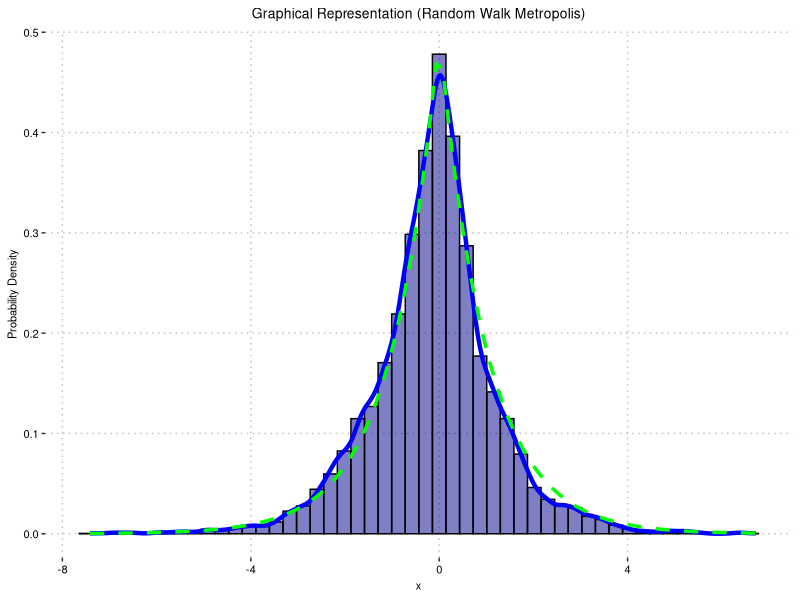

R code for this plot:
#Importing the required libraries
library(ggplot2)
library(dplyr)
library(tidyr)

# Note : xstar will be used instead of x* in code cells

#Defining the probability density function f(x)
pdf <- function(x) 
{return(0.5 * exp(-abs(x)))}


#Assigning values for 'x0','N', and 's'.
x0 <- 0
N <- 10000
s <- 1


#Creating a list to store the generated samples, starting with the initial value x0.
gen_list <- c(x0)

#Mean (xi-1) is the last generated sample and the standard deviation is s.
#Therefore Mean (xi-1) = generated_samples[-1]
#Generating a random number x* with mean (Xi-1) and standard deviation s, for i=1,...,N
for (i in 1:N) 
{   
  xstar <- rnorm(1, mean = gen_list[length(gen_list)], sd = s)
  xstar
  
  r <- pdf(xstar) / pdf(gen_list[length(gen_list)])
  log_r <- log(r)
  u <- runif(1)
  log_u <- log(u)
  
  if (log_u < log_r) { gen_list <- c(gen_list, xstar) } 
  else { gen_list <- c(gen_list, gen_list[length(gen_list)]) }
}

#Creating a data frame with generated samples for plotting purposes
df <- data.frame(gen_list)

#Plotting the histogram, kernel density estimate, and f(x)
ggplot(df, aes(x = gen_list)) +
  geom_histogram(bins = 50, fill = 'darkblue', color = 'black', alpha = 0.5, aes(y = after_stat(density))) +
  geom_density(color = 'blue', linewidth = 1.5) +
  stat_function(fun = pdf, color = 'green', linetype = 'dashed', linewidth = 1.2) +
  labs(title = 'Graphical Representation (Random Walk Metropolis)',
       x = 'x',
       y = 'Probability Density') +
  theme(axis.text = element_text(color = 'black', size = 8),
        axis.title = element_text(color = 'black', size = 8),
        plot.title = element_text(hjust = 0.5, size = 10),
        panel.grid.major = element_line(color = 'gray', linetype = 'dotted'),
        panel.grid.minor = element_blank(),
        panel.background = element_rect(fill = 'white')) 